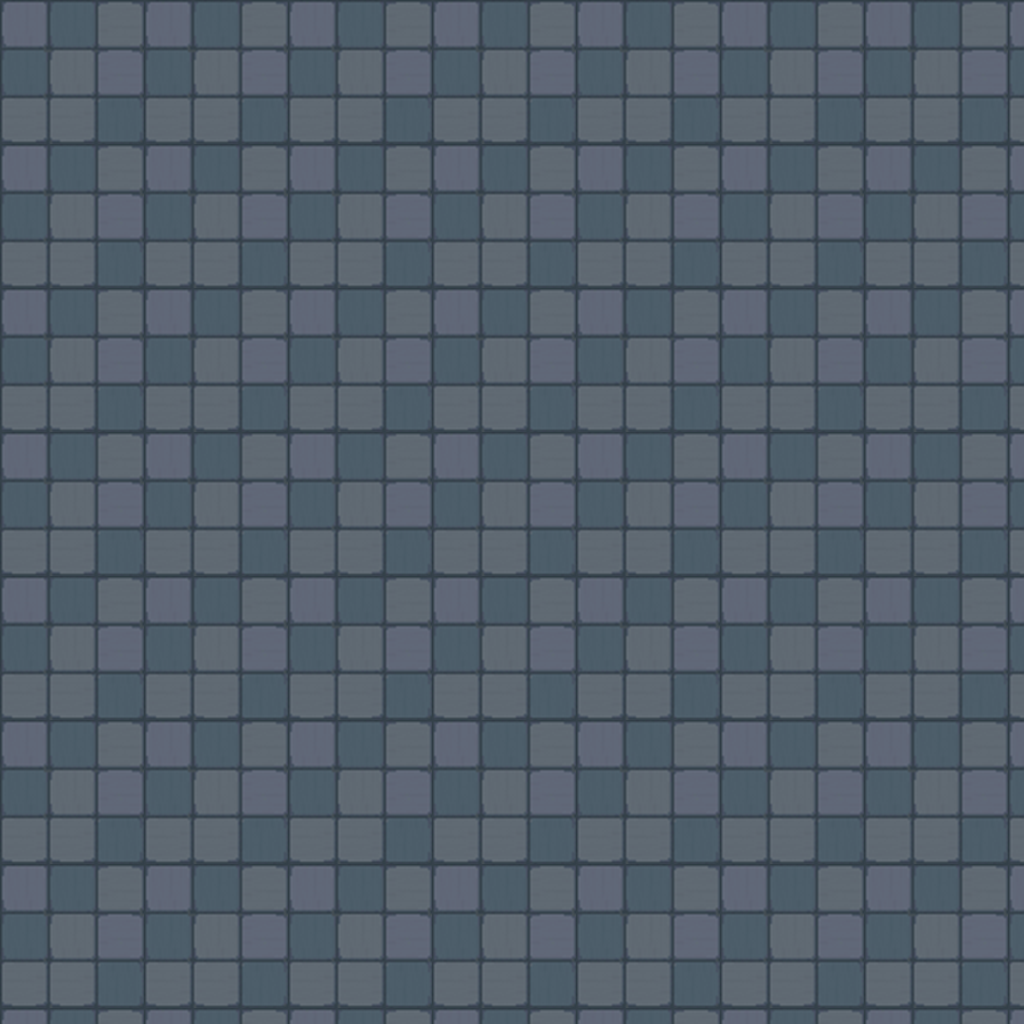

Below is a game level as drawn by its tile map, then a one-line description and the .tmx that defines it (tile-layer data replaced by summaries):
An orthogonal 64x64 tile map with 16x16 px tiles, 1 tile layer (Floor).

<map version="1.9" tiledversion="1.9.2" orientation="orthogonal" renderorder="right-down" width="64" height="64" tilewidth="16" tileheight="16" infinite="0" nextlayerid="2" nextobjectid="1">
 <tileset firstgid="1" name="brick" tilewidth="16" tileheight="16" tilecount="81" columns="9">
  <image source="brick.png" width="144" height="144" />
 </tileset>
 <layer id="1" name="Floor" width="64" height="64">
  <properties>
   <property name="static" type="bool" value="true" />
   <property name="tilesets" value="brick" />
  </properties>
  <data>[4096 cells, 4096 non-empty, 81 distinct tile ids]</data>
 </layer>
</map>